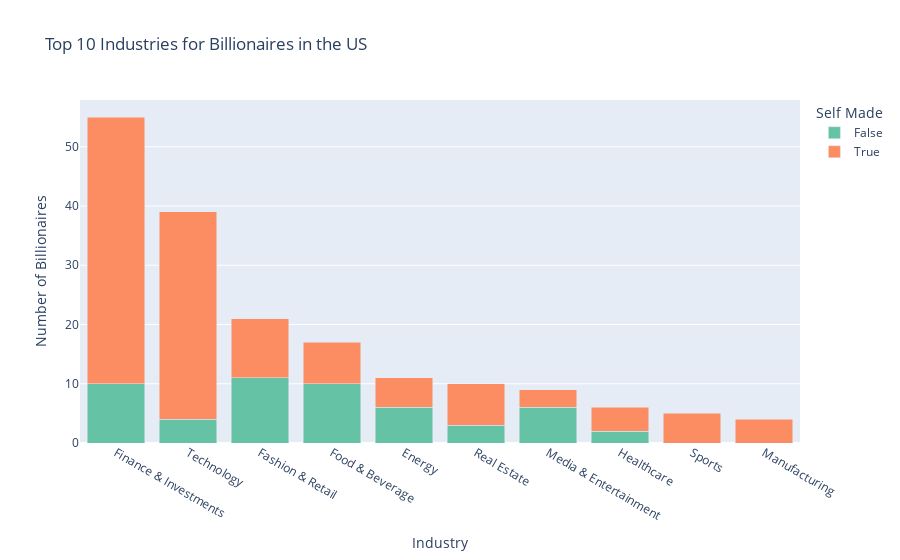

Write notebook code for a chart like this one.
### Code cell
fig = px.bar(
    top_10_industries_us,
    x=top_10_industries_us.index,
    y=top_10_industries_us.columns,
    title='Top 10 Industries for Billionaires in the US',
    labels={'value': 'Number of Billionaires', 'variable': 'Self Made Status'},
    color_discrete_sequence=['#66c2a5', '#fc8d62']
)

fig.update_layout(
    xaxis_title='Industry',
    yaxis_title='Number of Billionaires',
    barmode='stack'
)

fig.show()

### Figure 1 — Plotly figure (JSON) as saved in the notebook; plotly's stock layout.template omitted (floating-point values rounded to 4 significant figures)
{"data": [{"alignmentgroup": "True", "hovertemplate": "Self Made=False<br>Industries=%{x}<br>Number of Billionaires=%{y}<extra></extra>", "legendgroup": "False", "marker": {"color": "#66c2a5", "pattern": {"shape": ""}}, "name": "False", "offsetgroup": "False", "orientation": "v", "showlegend": true, "textposition": "auto", "type": "bar", "x": ["Finance & Investments", "Technology", "Fashion & Retail", "Food & Beverage", "Energy", "Real Estate", "Media & Entertainment", "Healthcare", "Sports", "Manufacturing"], "xaxis": "x", "y": [10, 4, 11, 10, 6, 3, 6, 2, 0, 0], "yaxis": "y"}, {"alignmentgroup": "True", "hovertemplate": "Self Made=True<br>Industries=%{x}<br>Number of Billionaires=%{y}<extra></extra>", "legendgroup": "True", "marker": {"color": "#fc8d62", "pattern": {"shape": ""}}, "name": "True", "offsetgroup": "True", "orientation": "v", "showlegend": true, "textposition": "auto", "type": "bar", "x": ["Finance & Investments", "Technology", "Fashion & Retail", "Food & Beverage", "Energy", "Real Estate", "Media & Entertainment", "Healthcare", "Sports", "Manufacturing"], "xaxis": "x", "y": [45, 35, 10, 7, 5, 7, 3, 4, 5, 4], "yaxis": "y"}], "layout": {"barmode": "stack", "legend": {"title": {"text": "Self Made"}, "tracegroupgap": 0}, "title": {"text": "Top 10 Industries for Billionaires in the US"}, "xaxis": {"anchor": "y", "domain": [0, 1], "title": {"text": "Industry"}}, "yaxis": {"anchor": "x", "domain": [0, 1], "title": {"text": "Number of Billionaires"}}}}
